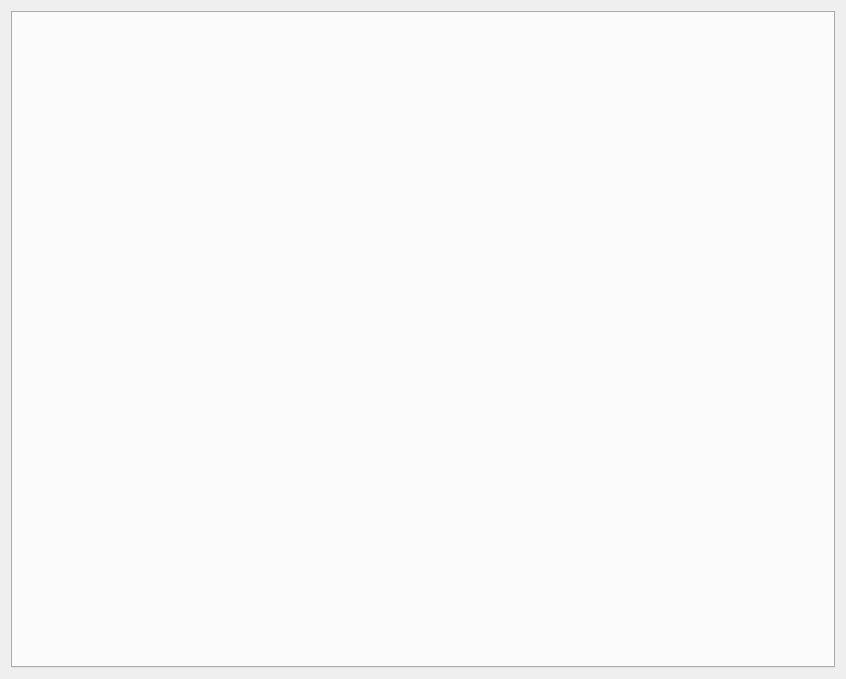
<?xml version="1.0" encoding="UTF-8"?>
<ui version="4.0">
 <class>Form</class>
 <widget class="QWidget" name="Form">
  <property name="geometry">
   <rect>
    <x>0</x>
    <y>0</y>
    <width>846</width>
    <height>679</height>
   </rect>
  </property>
  <property name="windowTitle">
   <string>Form</string>
  </property>
  <layout class="QVBoxLayout" name="verticalLayout_2">
   <item>
    <layout class="QVBoxLayout" name="mainLayout">
     <item>
      <widget class="QTabWidget" name="tabWidget"/>
     </item>
    </layout>
   </item>
  </layout>
 </widget>
 <resources/>
 <connections/>
</ui>
